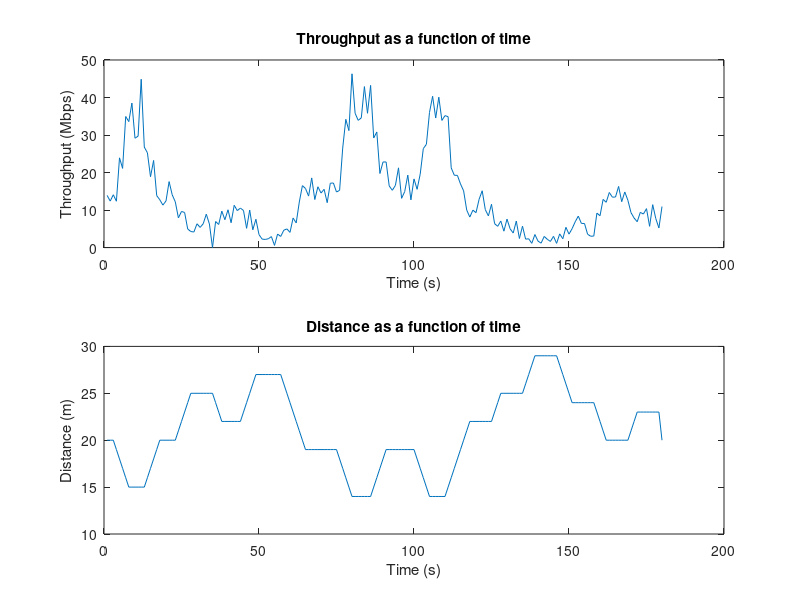

Here is the MATLAB script that generated this plot:
% Parameters
fc = 2.4e9; % Carrier frequency (Hz)
c = 3e8; % Speed of light (m/s)
lambda = c/fc; % Wavelength (m)
Pt = 10; % Transmit power (dBm)
Gt = 1; % Transmit antenna gain (dBi)
Gr = 1; % Receive antenna gain (dBi)
L = 5; % System loss factor (dB)
N = 100; % Number of subcarriers
BW = 20e6; % Bandwidth (Hz)
T = 1/BW; % Symbol time (s)
fs = BW*N; % Sampling frequency (Hz)
t = (0:T:(N-1)*T).'; % Time vector
M = 16; % Modulation order
R = 2/3; % Coding rate
SNR_threshold = 20; % SNR threshold for outage (dB)

% Initialize variables
dl=[20	20	20	20	19	18	17	16	15	15	15	15	15	15	16	17	18	19	20	20	20	20	20	20	21	22	23	24	25	25	25	25	25	25	25	25	24	23	22	22	22	22	22	22	22	23	24	25	26	27	27	27	27	27	27	27	27	27	26	25	24	23	22	21	20	19	19	19	19	19	19	19	19	19	19	19	18	17	16	15	14	14	14	14	14	14	14	15	16	17	18	19	19	19	19	19	19	19	19	19	19	18	17	16	15	14	14	14	14	14	14	15	16	17	18	19	20	21	22	22	22	22	22	22	22	22	23	24	25	25	25	25	25	25	25	25	26	27	28	29	29	29	29	29	29	29	29	28	27	26	25	24	24	24	24	24	24	24	24	23	22	21	20	20	20	20	20	20	20	20	21	22	23	23	23	23	23	23	23	23];

t_sim = length(dl)*10; % Simulation time (s)
t_step = 10; % Time step (s)
num_steps = round(t_sim/t_step); % Number of time steps
throughput = zeros(1, num_steps);
distance = zeros(1, num_steps);
d_range = dl;

% Main loop
d_idx = 1; % Index for distance range
d_change_step = 1; % Steps between distance changes
d_change_counter = d_change_step; % Counter for distance changes
d = d_range(d_idx); % Initial distance

for i = 1:num_steps
    % Change distance every d_change_step steps
    if d_change_counter == d_change_step
        d_idx = d_idx + 1; % Update distance index
        if d_idx > length(d_range)
            d_idx = 1;
        end
        d = d_range(d_idx); % Update distance
        d_change_counter = 0; % Reset distance change counter
    end
    d_change_counter = d_change_counter + 1; % Increment distance change counter
    
    % Calculate path loss
    PL = 20*log10(4*pi*d/lambda) + L;
    
    % Calculate received power
    Pr = 1e-3*10.^(0.1*(Pt + Gt + Gr - PL));
    
    % Calculate noise power
    N0 = 1e-20;
    noise_power = N0*BW;
    
    % Generate fading coefficients
    H = sqrt(1/2)*(randn(N, 1) + 1j*randn(N, 1));
    
    % Calculate SNR
    SNR = abs(H).^2.*Pr./(N*noise_power);
    
    % Calculate outage probability
    outage_prob = 1 - mean(SNR > 10^(0.1*SNR_threshold));
    
    % Calculate achievable rate using Shannon capacity formula
    C = BW*R*log2(1 + SNR);
    
    % Calculate average throughput accounting for outage probability
    throughput(i) = mean(C.*(1 - outage_prob));
    
    % Save distance and time
    distance(i) = d;
    t_axis(i) = (i*t_step)*0.1;
end

% Plot throughput as a function of time
subplot(2,1,1);
plot(t_axis, throughput/1e6)
title('Throughput as a function of time')
xlabel('Time (s)')
ylabel('Throughput (Mbps)')

% Plot distance as a function of time
subplot(2,1,2);
plot(t_axis, distance)
title('Distance as a function of time')
xlabel('Time (s)')
ylabel('Distance (m)')
